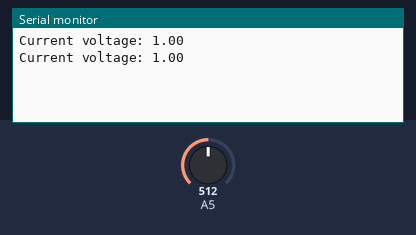
Bench run of a sketch on a simulated Arduino Uno, built with avr-gcc and run on an emulated ATmega328P. On the bench: the last lines printed to the serial monitor. The test bench sets the inputs (shaded band); at power-on: A5 = 512.

Above: at 1.8 s.
1.9 s: A5 set to 716
At 2.9 s:
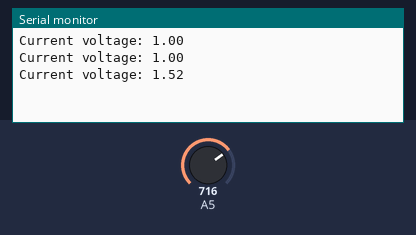
3.4 s: A5 set to 900
At 4.9 s:
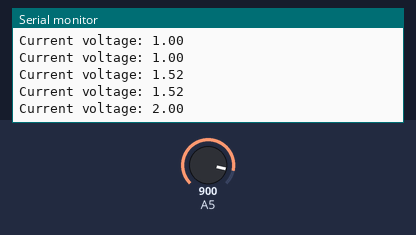
Timing chart, 0 to 6.4 s (numbered marks = the images above; inputs shaded):
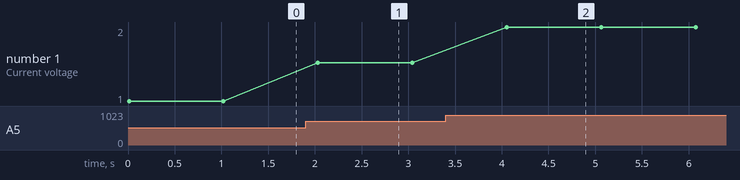

Measured:
- after the input at 1.9 s, the serial monitor: prints a new line after 0.13 s (image 1)
- after the input at 3.4 s, the serial monitor: prints a new line after 0.65 s (image 2)
- plotted number 1: 1 → 1.52 after the input at 1.9 s, 1.52 → 2 after the input at 3.4 s

The sketch:

Volt.ino
```cpp
#include "CSVolt.h"

CSVolt volt;

void setup() {
    Serial.begin(9600);

    volt.config(5); // Some arbitrary pin to test
}

void loop() {
    Serial.println("Current voltage: " + String(volt.read()));
    delay(1000);
}
```

CSVolt.cpp
```cpp
#include <Arduino.h>
#include "CSVolt.h"

CSVolt::CSVolt() {
    pin = 0; // Default
    sampleSize = 1;
}

void CSVolt::config(int p) {
    pin = p;
    pinMode(p, INPUT);
    sampleSize = 1;
}

void CSVolt::setSampleSize(int newSize) {
    sampleSize = newSize;
}

float CSVolt::read() {
    float sum = 0;
    for (int index = 0; index < sampleSize; index++) {
        float x = analogRead(pin); // * 3.3 / 1024.0;
        sum += x;
        delay(10);
    }

    float average = sum / sampleSize;

    float volt = average / 4095.0 * 3.3;
    float volt2 = (volt * 32.0 / 10);// - 0.32; // * 3.2?
    float result = volt2 - 0.325;
    return result;
}
```

CSVolt.h
```cpp
#ifndef _CSVOLT_H
#define _CSVOLT_H


class CSVolt {
public:
    // Constructor
    CSVolt(void);
    void config(int p);
    void setSampleSize(int newSize);

    // Data
    float read();

private:
    int pin;
    int sampleSize;
};

#endif 
```
